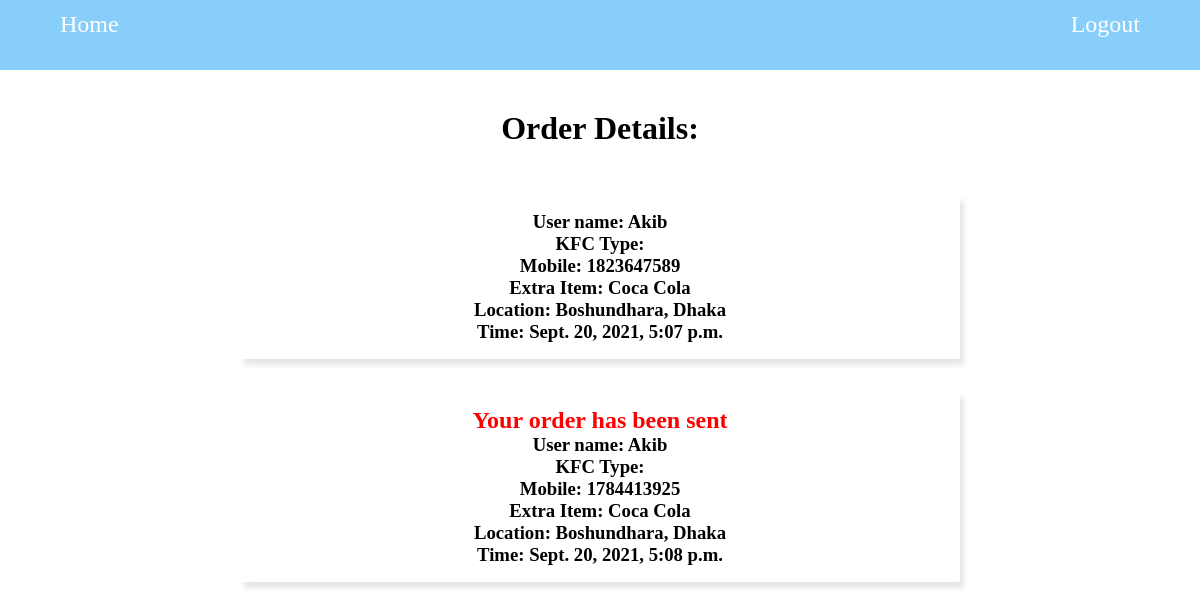
/order_details/ (signed in), run on the app's committed database.
### Kfc/models.py (models this page shows, shortened)
class Order(models.Model):
    user = models.ForeignKey(User, on_delete=models.CASCADE)
    KFC_TYPE = (
        ('Triple Treat Meal', 'Triple Treat Meal'),
        ('Leg piece Bucket', 'Leg piece Bucket'),
        ('Delight Meal', 'Delight Meal'),
        ('Tacos Meal', 'Tacos Meal'),
    )
    KFC_type = models.CharField(max_length=20, choices=KFC_TYPE)
    mobile = models.IntegerField(max_length=11)
    ITEM = (
        ('Pespsi', 'Pespsi'),
        ('Coca Cola', 'Coca Cola'),
    )
    extra_item = models.CharField(max_length=20, choices=ITEM)
    location = models.CharField(max_length=200)
    time = models.DateTimeField(default=timezone.now)
    id = models.AutoField(primary_key=True)
    DONE = (
        ('Not done', 'Not done'),
        ('Done', 'Done'),
    )
    done = models.CharField(max_length=10,choices=DONE, default='Not done')

### Kfc/views.py (the view)
# urls.py: path('order_details/',views.order_view,name='order_details'),
def order_view(request):
    order_object=Order.objects.filter(user=request.user)
    context={
        'object':order_object,
    }
    return render(request,"Kfc/order_details.html",context)

### Kfc/templates/Kfc/order_details.html
{% extends "Kfc/home.html" %}
{% block content %}
<div class="order">
    <h1 style="padding-bottom: 1rem;">Order Details:</h1>
    {% for ob in object %}
    <div class="details">
    {% if ob.done == 'Done' %}
    <h2 style="color: red;">Your order has been sent</h2>
    {% endif %}
    <h3>User name: {{ ob.user }}</h3>
    <h3>KFC Type: {{ ob.pizza_type }}</h3>
    <h3>Mobile: {{ ob.mobile }}</h3>
    <h3>Extra Item: {{ ob.extra_item }}</h3>
    <h3>Location: {{ ob.location }}</h3>
    <h3>Time: {{ ob.time }}</h3>
    </div>
    {% endfor %}
</div>
{% endblock %}

### UserReg/static/UserReg/style.css (style rules this page uses)
* { padding: 0; margin: 0; box-sizing: border-box; }
.order { text-align: center; width: 60vw; margin:5vh auto 0 auto; }
.details { margin: 4vh 0; box-shadow: 4px 6px 5px rgba(0,0,0,0.1); }
.details { padding: 1rem 0; }

### data on the page
Order: user "Akib", mobile "1823647589", extra_item "Coca Cola", location "Boshundhara, Dhaka", time "Sept. 20, 2021, 5:07 p.m."
Order: done "Your order has been sent", user "Akib", mobile "1784413925", extra_item "Coca Cola", location "Boshundhara, Dhaka", time "Sept. 20, 2021, 5:08 p.m."
